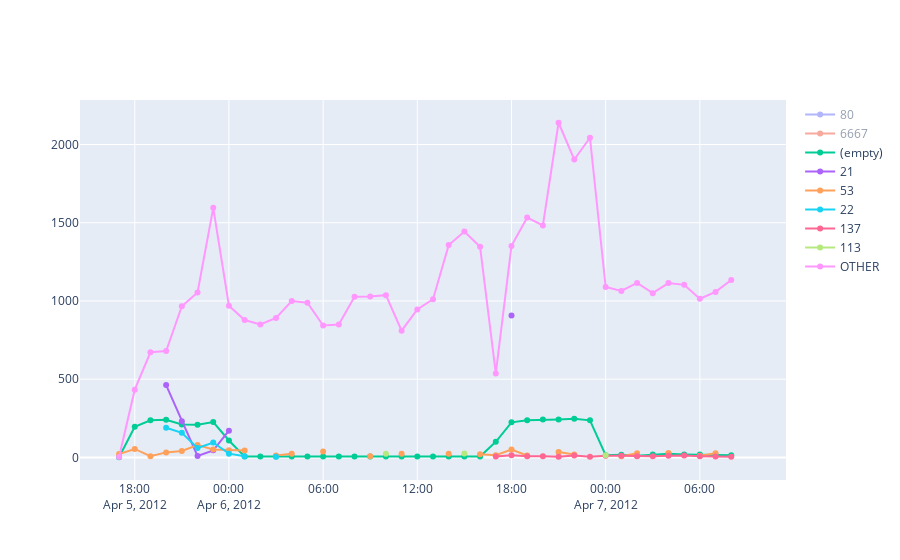

The notebook cell this image was saved under:
### Code cell
fig = go.Figure()
# hide 80 and 6667
visible = ['legendonly']*2 + [True]*(len(ports)-2)
for i in range(len(ports)):
    expr = ports_with_nas['port_classification'] == ports[i]
    fig.add_trace(go.Scatter(
        x=ports_with_nas[expr]['date_hour'],
        y=ports_with_nas[expr]['ct'],
        name=ports[i],
        mode='lines+markers',
        connectgaps=False,
        visible=visible[i])
    )
fig.show()
